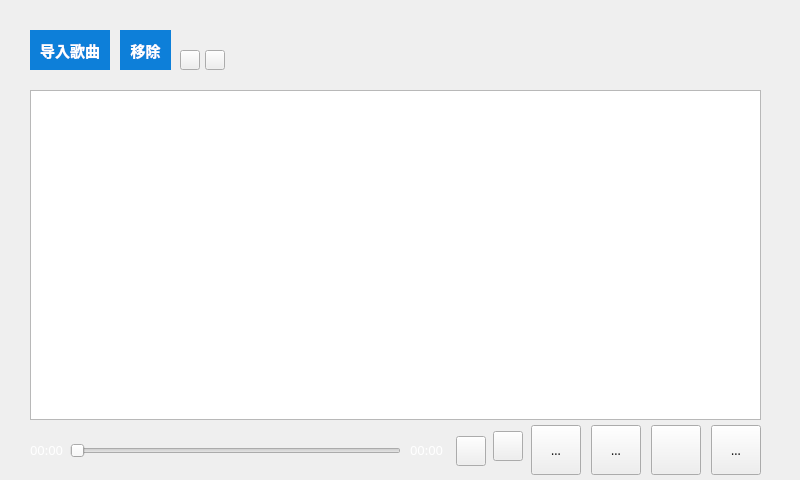
<?xml version="1.0" encoding="UTF-8"?>
<ui version="4.0">
 <class>MainWindow</class>
 <widget class="QMainWindow" name="MainWindow">
  <property name="geometry">
   <rect>
    <x>0</x>
    <y>0</y>
    <width>800</width>
    <height>480</height>
   </rect>
  </property>
  <property name="font">
   <font>
    <family>微软雅黑</family>
   </font>
  </property>
  <property name="windowTitle">
   <string>MCIPlayer</string>
  </property>
  <property name="windowIcon">
   <iconset theme="mytheme">
    <normalon>:/images/icon.png</normalon>
   </iconset>
  </property>
  <widget class="QWidget" name="centralWidget">
   <widget class="QToolButton" name="loadFileButton">
    <property name="geometry">
     <rect>
      <x>30</x>
      <y>30</y>
      <width>80</width>
      <height>40</height>
     </rect>
    </property>
    <property name="palette">
     <palette>
      <active>
       <colorrole role="WindowText">
        <brush brushstyle="SolidPattern">
         <color alpha="255">
          <red>0</red>
          <green>0</green>
          <blue>0</blue>
         </color>
        </brush>
       </colorrole>
       <colorrole role="Button">
        <brush brushstyle="SolidPattern">
         <color alpha="255">
          <red>13</red>
          <green>127</green>
          <blue>217</blue>
         </color>
        </brush>
       </colorrole>
       <colorrole role="Text">
        <brush brushstyle="SolidPattern">
         <color alpha="255">
          <red>0</red>
          <green>0</green>
          <blue>0</blue>
         </color>
        </brush>
       </colorrole>
       <colorrole role="ButtonText">
        <brush brushstyle="SolidPattern">
         <color alpha="255">
          <red>255</red>
          <green>255</green>
          <blue>255</blue>
         </color>
        </brush>
       </colorrole>
       <colorrole role="Base">
        <brush brushstyle="SolidPattern">
         <color alpha="255">
          <red>13</red>
          <green>127</green>
          <blue>217</blue>
         </color>
        </brush>
       </colorrole>
       <colorrole role="Window">
        <brush brushstyle="SolidPattern">
         <color alpha="255">
          <red>13</red>
          <green>127</green>
          <blue>217</blue>
         </color>
        </brush>
       </colorrole>
      </active>
      <inactive>
       <colorrole role="WindowText">
        <brush brushstyle="SolidPattern">
         <color alpha="255">
          <red>0</red>
          <green>0</green>
          <blue>0</blue>
         </color>
        </brush>
       </colorrole>
       <colorrole role="Button">
        <brush brushstyle="SolidPattern">
         <color alpha="255">
          <red>13</red>
          <green>127</green>
          <blue>217</blue>
         </color>
        </brush>
       </colorrole>
       <colorrole role="Text">
        <brush brushstyle="SolidPattern">
         <color alpha="255">
          <red>0</red>
          <green>0</green>
          <blue>0</blue>
         </color>
        </brush>
       </colorrole>
       <colorrole role="ButtonText">
        <brush brushstyle="SolidPattern">
         <color alpha="255">
          <red>255</red>
          <green>255</green>
          <blue>255</blue>
         </color>
        </brush>
       </colorrole>
       <colorrole role="Base">
        <brush brushstyle="SolidPattern">
         <color alpha="255">
          <red>13</red>
          <green>127</green>
          <blue>217</blue>
         </color>
        </brush>
       </colorrole>
       <colorrole role="Window">
        <brush brushstyle="SolidPattern">
         <color alpha="255">
          <red>13</red>
          <green>127</green>
          <blue>217</blue>
         </color>
        </brush>
       </colorrole>
      </inactive>
      <disabled>
       <colorrole role="WindowText">
        <brush brushstyle="SolidPattern">
         <color alpha="255">
          <red>120</red>
          <green>120</green>
          <blue>120</blue>
         </color>
        </brush>
       </colorrole>
       <colorrole role="Button">
        <brush brushstyle="SolidPattern">
         <color alpha="255">
          <red>13</red>
          <green>127</green>
          <blue>217</blue>
         </color>
        </brush>
       </colorrole>
       <colorrole role="Text">
        <brush brushstyle="SolidPattern">
         <color alpha="255">
          <red>120</red>
          <green>120</green>
          <blue>120</blue>
         </color>
        </brush>
       </colorrole>
       <colorrole role="ButtonText">
        <brush brushstyle="SolidPattern">
         <color alpha="255">
          <red>120</red>
          <green>120</green>
          <blue>120</blue>
         </color>
        </brush>
       </colorrole>
       <colorrole role="Base">
        <brush brushstyle="SolidPattern">
         <color alpha="255">
          <red>13</red>
          <green>127</green>
          <blue>217</blue>
         </color>
        </brush>
       </colorrole>
       <colorrole role="Window">
        <brush brushstyle="SolidPattern">
         <color alpha="255">
          <red>13</red>
          <green>127</green>
          <blue>217</blue>
         </color>
        </brush>
       </colorrole>
      </disabled>
     </palette>
    </property>
    <property name="font">
     <font>
      <pointsize>11</pointsize>
      <weight>75</weight>
      <bold>true</bold>
     </font>
    </property>
    <property name="styleSheet">
     <string notr="true">background-color: rgb(13, 127, 217);
border:none;</string>
    </property>
    <property name="text">
     <string>导入歌曲</string>
    </property>
   </widget>
   <widget class="QListWidget" name="listWidget">
    <property name="geometry">
     <rect>
      <x>30</x>
      <y>90</y>
      <width>731</width>
      <height>330</height>
     </rect>
    </property>
    <property name="font">
     <font>
      <pointsize>10</pointsize>
      <weight>50</weight>
      <bold>false</bold>
     </font>
    </property>
    <property name="flow">
     <enum>QListView::TopToBottom</enum>
    </property>
    <property name="layoutMode">
     <enum>QListView::SinglePass</enum>
    </property>
    <property name="viewMode">
     <enum>QListView::ListMode</enum>
    </property>
   </widget>
   <widget class="QToolButton" name="playButton">
    <property name="geometry">
     <rect>
      <x>651</x>
      <y>425</y>
      <width>50</width>
      <height>50</height>
     </rect>
    </property>
    <property name="text">
     <string/>
    </property>
   </widget>
   <widget class="QToolButton" name="modeBotton">
    <property name="geometry">
     <rect>
      <x>531</x>
      <y>425</y>
      <width>50</width>
      <height>50</height>
     </rect>
    </property>
    <property name="text">
     <string>...</string>
    </property>
    <property name="icon">
     <iconset theme="mytheme">
      <normaloff>.</normaloff>.</iconset>
    </property>
   </widget>
   <widget class="QToolButton" name="preButton">
    <property name="geometry">
     <rect>
      <x>591</x>
      <y>425</y>
      <width>50</width>
      <height>50</height>
     </rect>
    </property>
    <property name="text">
     <string>...</string>
    </property>
    <property name="icon">
     <iconset theme="mytheme">
      <normaloff>.</normaloff>.</iconset>
    </property>
   </widget>
   <widget class="QToolButton" name="nextButton">
    <property name="geometry">
     <rect>
      <x>711</x>
      <y>425</y>
      <width>50</width>
      <height>50</height>
     </rect>
    </property>
    <property name="text">
     <string>...</string>
    </property>
    <property name="icon">
     <iconset theme="mytheme">
      <normaloff>.</normaloff>.</iconset>
    </property>
   </widget>
   <widget class="QSlider" name="progresslSlider">
    <property name="geometry">
     <rect>
      <x>70</x>
      <y>440</y>
      <width>331</width>
      <height>22</height>
     </rect>
    </property>
    <property name="orientation">
     <enum>Qt::Horizontal</enum>
    </property>
   </widget>
   <widget class="QLabel" name="currentTimeLabel">
    <property name="geometry">
     <rect>
      <x>30</x>
      <y>442</y>
      <width>41</width>
      <height>16</height>
     </rect>
    </property>
    <property name="palette">
     <palette>
      <active>
       <colorrole role="WindowText">
        <brush brushstyle="SolidPattern">
         <color alpha="255">
          <red>255</red>
          <green>255</green>
          <blue>255</blue>
         </color>
        </brush>
       </colorrole>
      </active>
      <inactive>
       <colorrole role="WindowText">
        <brush brushstyle="SolidPattern">
         <color alpha="255">
          <red>255</red>
          <green>255</green>
          <blue>255</blue>
         </color>
        </brush>
       </colorrole>
      </inactive>
      <disabled>
       <colorrole role="WindowText">
        <brush brushstyle="SolidPattern">
         <color alpha="255">
          <red>120</red>
          <green>120</green>
          <blue>120</blue>
         </color>
        </brush>
       </colorrole>
      </disabled>
     </palette>
    </property>
    <property name="font">
     <font>
      <pointsize>10</pointsize>
     </font>
    </property>
    <property name="text">
     <string>00:00</string>
    </property>
   </widget>
   <widget class="QLabel" name="totalTImeLabel">
    <property name="geometry">
     <rect>
      <x>410</x>
      <y>442</y>
      <width>41</width>
      <height>16</height>
     </rect>
    </property>
    <property name="palette">
     <palette>
      <active>
       <colorrole role="WindowText">
        <brush brushstyle="SolidPattern">
         <color alpha="255">
          <red>255</red>
          <green>255</green>
          <blue>255</blue>
         </color>
        </brush>
       </colorrole>
      </active>
      <inactive>
       <colorrole role="WindowText">
        <brush brushstyle="SolidPattern">
         <color alpha="255">
          <red>255</red>
          <green>255</green>
          <blue>255</blue>
         </color>
        </brush>
       </colorrole>
      </inactive>
      <disabled>
       <colorrole role="WindowText">
        <brush brushstyle="SolidPattern">
         <color alpha="255">
          <red>120</red>
          <green>120</green>
          <blue>120</blue>
         </color>
        </brush>
       </colorrole>
      </disabled>
     </palette>
    </property>
    <property name="font">
     <font>
      <pointsize>10</pointsize>
     </font>
    </property>
    <property name="text">
     <string>00:00</string>
    </property>
   </widget>
   <widget class="QToolButton" name="volumnButton">
    <property name="geometry">
     <rect>
      <x>493</x>
      <y>431</y>
      <width>30</width>
      <height>30</height>
     </rect>
    </property>
    <property name="text">
     <string/>
    </property>
   </widget>
   <widget class="QToolButton" name="removeFileButton">
    <property name="geometry">
     <rect>
      <x>120</x>
      <y>30</y>
      <width>51</width>
      <height>40</height>
     </rect>
    </property>
    <property name="palette">
     <palette>
      <active>
       <colorrole role="WindowText">
        <brush brushstyle="SolidPattern">
         <color alpha="255">
          <red>0</red>
          <green>0</green>
          <blue>0</blue>
         </color>
        </brush>
       </colorrole>
       <colorrole role="Button">
        <brush brushstyle="SolidPattern">
         <color alpha="255">
          <red>13</red>
          <green>127</green>
          <blue>217</blue>
         </color>
        </brush>
       </colorrole>
       <colorrole role="Text">
        <brush brushstyle="SolidPattern">
         <color alpha="255">
          <red>0</red>
          <green>0</green>
          <blue>0</blue>
         </color>
        </brush>
       </colorrole>
       <colorrole role="ButtonText">
        <brush brushstyle="SolidPattern">
         <color alpha="255">
          <red>255</red>
          <green>255</green>
          <blue>255</blue>
         </color>
        </brush>
       </colorrole>
       <colorrole role="Base">
        <brush brushstyle="SolidPattern">
         <color alpha="255">
          <red>13</red>
          <green>127</green>
          <blue>217</blue>
         </color>
        </brush>
       </colorrole>
       <colorrole role="Window">
        <brush brushstyle="SolidPattern">
         <color alpha="255">
          <red>13</red>
          <green>127</green>
          <blue>217</blue>
         </color>
        </brush>
       </colorrole>
      </active>
      <inactive>
       <colorrole role="WindowText">
        <brush brushstyle="SolidPattern">
         <color alpha="255">
          <red>0</red>
          <green>0</green>
          <blue>0</blue>
         </color>
        </brush>
       </colorrole>
       <colorrole role="Button">
        <brush brushstyle="SolidPattern">
         <color alpha="255">
          <red>13</red>
          <green>127</green>
          <blue>217</blue>
         </color>
        </brush>
       </colorrole>
       <colorrole role="Text">
        <brush brushstyle="SolidPattern">
         <color alpha="255">
          <red>0</red>
          <green>0</green>
          <blue>0</blue>
         </color>
        </brush>
       </colorrole>
       <colorrole role="ButtonText">
        <brush brushstyle="SolidPattern">
         <color alpha="255">
          <red>255</red>
          <green>255</green>
          <blue>255</blue>
         </color>
        </brush>
       </colorrole>
       <colorrole role="Base">
        <brush brushstyle="SolidPattern">
         <color alpha="255">
          <red>13</red>
          <green>127</green>
          <blue>217</blue>
         </color>
        </brush>
       </colorrole>
       <colorrole role="Window">
        <brush brushstyle="SolidPattern">
         <color alpha="255">
          <red>13</red>
          <green>127</green>
          <blue>217</blue>
         </color>
        </brush>
       </colorrole>
      </inactive>
      <disabled>
       <colorrole role="WindowText">
        <brush brushstyle="SolidPattern">
         <color alpha="255">
          <red>120</red>
          <green>120</green>
          <blue>120</blue>
         </color>
        </brush>
       </colorrole>
       <colorrole role="Button">
        <brush brushstyle="SolidPattern">
         <color alpha="255">
          <red>13</red>
          <green>127</green>
          <blue>217</blue>
         </color>
        </brush>
       </colorrole>
       <colorrole role="Text">
        <brush brushstyle="SolidPattern">
         <color alpha="255">
          <red>120</red>
          <green>120</green>
          <blue>120</blue>
         </color>
        </brush>
       </colorrole>
       <colorrole role="ButtonText">
        <brush brushstyle="SolidPattern">
         <color alpha="255">
          <red>120</red>
          <green>120</green>
          <blue>120</blue>
         </color>
        </brush>
       </colorrole>
       <colorrole role="Base">
        <brush brushstyle="SolidPattern">
         <color alpha="255">
          <red>13</red>
          <green>127</green>
          <blue>217</blue>
         </color>
        </brush>
       </colorrole>
       <colorrole role="Window">
        <brush brushstyle="SolidPattern">
         <color alpha="255">
          <red>13</red>
          <green>127</green>
          <blue>217</blue>
         </color>
        </brush>
       </colorrole>
      </disabled>
     </palette>
    </property>
    <property name="font">
     <font>
      <pointsize>11</pointsize>
      <weight>75</weight>
      <bold>true</bold>
     </font>
    </property>
    <property name="styleSheet">
     <string notr="true">background-color: rgb(13, 127, 217);
border:none;</string>
    </property>
    <property name="text">
     <string>移除</string>
    </property>
   </widget>
   <widget class="QToolButton" name="upButton">
    <property name="geometry">
     <rect>
      <x>180</x>
      <y>50</y>
      <width>20</width>
      <height>20</height>
     </rect>
    </property>
    <property name="text">
     <string/>
    </property>
   </widget>
   <widget class="QToolButton" name="downButton">
    <property name="geometry">
     <rect>
      <x>205</x>
      <y>50</y>
      <width>20</width>
      <height>20</height>
     </rect>
    </property>
    <property name="text">
     <string/>
    </property>
   </widget>
   <widget class="QToolButton" name="stopButton">
    <property name="geometry">
     <rect>
      <x>456</x>
      <y>436</y>
      <width>30</width>
      <height>30</height>
     </rect>
    </property>
    <property name="text">
     <string/>
    </property>
   </widget>
  </widget>
 </widget>
 <layoutdefault spacing="6" margin="11"/>
 <resources/>
 <connections/>
</ui>
